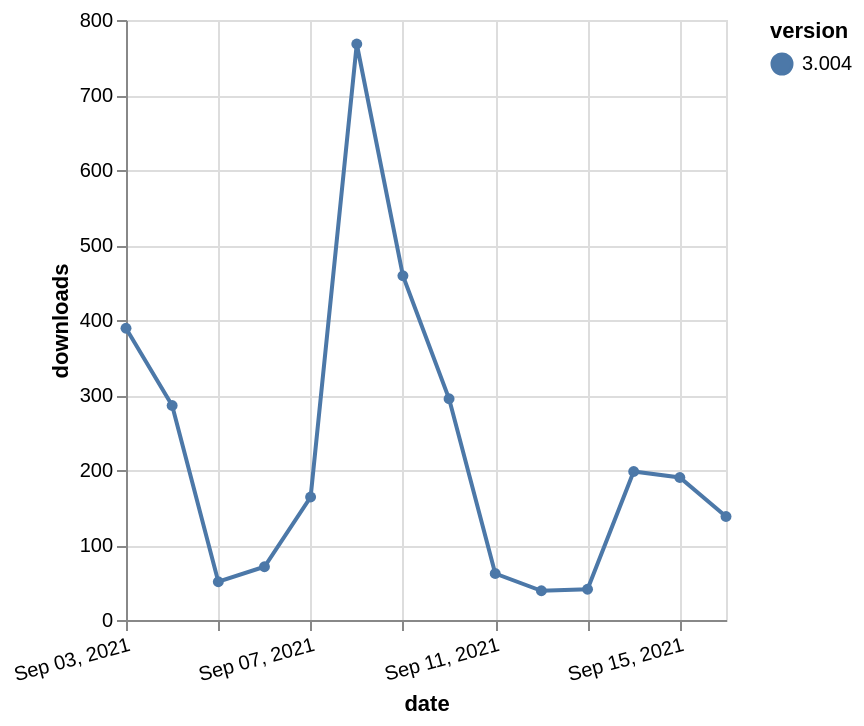

This figure's Vega-Lite source:
### Vega-Lite specification from a JSON file in a GitHub repository (floating-point values rounded to 4 significant figures)
{"$schema": "https://vega.github.io/schema/vega-lite/v5.json", "description": "A simple bar chart with embedded data.", "data": {"values": [{"date": "2021-09-03", "total": 155611, "delta": 389, "version": "3.004"}, {"date": "2021-09-04", "total": 155897, "delta": 286, "version": "3.004"}, {"date": "2021-09-05", "total": 155948, "delta": 51, "version": "3.004"}, {"date": "2021-09-06", "total": 156019, "delta": 71, "version": "3.004"}, {"date": "2021-09-07", "total": 156183, "delta": 164, "version": "3.004"}, {"date": "2021-09-08", "total": 156951, "delta": 768, "version": "3.004"}, {"date": "2021-09-09", "total": 157410, "delta": 459, "version": "3.004"}, {"date": "2021-09-10", "total": 157705, "delta": 295, "version": "3.004"}, {"date": "2021-09-11", "total": 157767, "delta": 62, "version": "3.004"}, {"date": "2021-09-12", "total": 157806, "delta": 39, "version": "3.004"}, {"date": "2021-09-13", "total": 157847, "delta": 41, "version": "3.004"}, {"date": "2021-09-14", "total": 158045, "delta": 198, "version": "3.004"}, {"date": "2021-09-15", "total": 158235, "delta": 190, "version": "3.004"}, {"date": "2021-09-16", "total": 158373, "delta": 138, "version": "3.004"}]}, "width": "container", "mark": {"type": "line", "point": {"filled": true}}, "encoding": {"x": {"field": "date", "type": "temporal", "timeUnit": "yearmonthdate", "title": "date", "axis": {"labelAngle": -15}}, "y": {"field": "delta", "type": "quantitative", "title": "downloads"}, "color": {"field": "version", "type": "nominal"}, "tooltip": {"field": "delta"}}}
